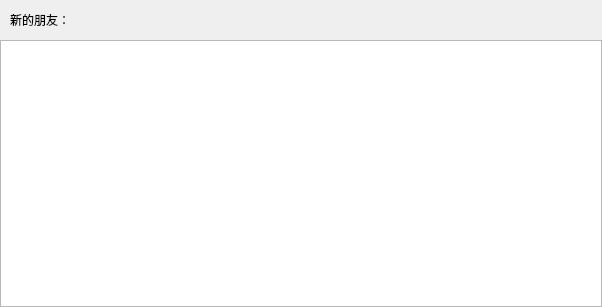
<?xml version="1.0" encoding="UTF-8"?>
<ui version="4.0">
 <class>ApplyFriendPage</class>
 <widget class="QWidget" name="ApplyFriendPage">
  <property name="geometry">
   <rect>
    <x>0</x>
    <y>0</y>
    <width>602</width>
    <height>307</height>
   </rect>
  </property>
  <property name="windowTitle">
   <string>Form</string>
  </property>
  <layout class="QVBoxLayout" name="verticalLayout">
   <property name="spacing">
    <number>0</number>
   </property>
   <property name="leftMargin">
    <number>0</number>
   </property>
   <property name="topMargin">
    <number>0</number>
   </property>
   <property name="rightMargin">
    <number>0</number>
   </property>
   <property name="bottomMargin">
    <number>0</number>
   </property>
   <item>
    <widget class="QWidget" name="friend_apply_wid" native="true">
     <layout class="QHBoxLayout" name="horizontalLayout">
      <property name="spacing">
       <number>0</number>
      </property>
      <property name="leftMargin">
       <number>0</number>
      </property>
      <property name="topMargin">
       <number>0</number>
      </property>
      <property name="rightMargin">
       <number>0</number>
      </property>
      <property name="bottomMargin">
       <number>0</number>
      </property>
      <item>
       <spacer name="horizontalSpacer_2">
        <property name="orientation">
         <enum>Qt::Horizontal</enum>
        </property>
        <property name="sizeType">
         <enum>QSizePolicy::Fixed</enum>
        </property>
        <property name="sizeHint" stdset="0">
         <size>
          <width>10</width>
          <height>20</height>
         </size>
        </property>
       </spacer>
      </item>
      <item>
       <widget class="QLabel" name="friend_apply_lb">
        <property name="minimumSize">
         <size>
          <width>0</width>
          <height>40</height>
         </size>
        </property>
        <property name="maximumSize">
         <size>
          <width>16777215</width>
          <height>40</height>
         </size>
        </property>
        <property name="text">
         <string>新的朋友：</string>
        </property>
       </widget>
      </item>
     </layout>
    </widget>
   </item>
   <item>
    <widget class="QWidget" name="widget_2" native="true">
     <layout class="QVBoxLayout" name="verticalLayout_2">
      <property name="spacing">
       <number>0</number>
      </property>
      <property name="leftMargin">
       <number>0</number>
      </property>
      <property name="topMargin">
       <number>0</number>
      </property>
      <property name="rightMargin">
       <number>0</number>
      </property>
      <property name="bottomMargin">
       <number>0</number>
      </property>
      <item>
       <widget class="ApplyFriendList" name="apply_friend_list"/>
      </item>
     </layout>
    </widget>
   </item>
  </layout>
 </widget>
 <customwidgets>
  <customwidget>
   <class>ApplyFriendList</class>
   <extends>QListWidget</extends>
   <header location="global">applyfriendlist.h</header>
  </customwidget>
 </customwidgets>
 <resources/>
 <connections/>
</ui>
